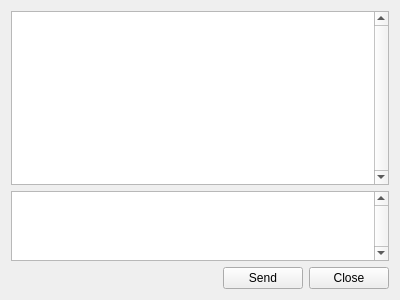
<?xml version="1.0" encoding="UTF-8"?>
<ui version="4.0">
 <class>MainWindow</class>
 <widget class="QMainWindow" name="MainWindow">
  <property name="geometry">
   <rect>
    <x>0</x>
    <y>0</y>
    <width>400</width>
    <height>300</height>
   </rect>
  </property>
  <property name="windowTitle">
   <string>MainWindow</string>
  </property>
  <widget class="QWidget" name="centralWidget">
   <layout class="QVBoxLayout" name="verticalLayout" stretch="4,1,0">
    <item>
     <widget class="QPlainTextEdit" name="txtHistory">
      <property name="verticalScrollBarPolicy">
       <enum>Qt::ScrollBarAlwaysOn</enum>
      </property>
      <property name="horizontalScrollBarPolicy">
       <enum>Qt::ScrollBarAlwaysOff</enum>
      </property>
      <property name="readOnly">
       <bool>true</bool>
      </property>
     </widget>
    </item>
    <item>
     <widget class="QPlainTextEdit" name="txtInput">
      <property name="verticalScrollBarPolicy">
       <enum>Qt::ScrollBarAlwaysOn</enum>
      </property>
      <property name="horizontalScrollBarPolicy">
       <enum>Qt::ScrollBarAlwaysOff</enum>
      </property>
      <property name="plainText">
       <string/>
      </property>
     </widget>
    </item>
    <item>
     <layout class="QHBoxLayout" name="horizontalLayout">
      <item>
       <spacer name="horizontalSpacer">
        <property name="orientation">
         <enum>Qt::Horizontal</enum>
        </property>
        <property name="sizeHint" stdset="0">
         <size>
          <width>40</width>
          <height>20</height>
         </size>
        </property>
       </spacer>
      </item>
      <item>
       <widget class="QPushButton" name="btnSend">
        <property name="sizePolicy">
         <sizepolicy hsizetype="Minimum" vsizetype="Fixed">
          <horstretch>0</horstretch>
          <verstretch>0</verstretch>
         </sizepolicy>
        </property>
        <property name="text">
         <string>Send</string>
        </property>
       </widget>
      </item>
      <item>
       <widget class="QPushButton" name="btnClose">
        <property name="text">
         <string>Close</string>
        </property>
       </widget>
      </item>
     </layout>
    </item>
   </layout>
  </widget>
 </widget>
 <layoutdefault spacing="6" margin="11"/>
 <resources/>
 <connections/>
</ui>
